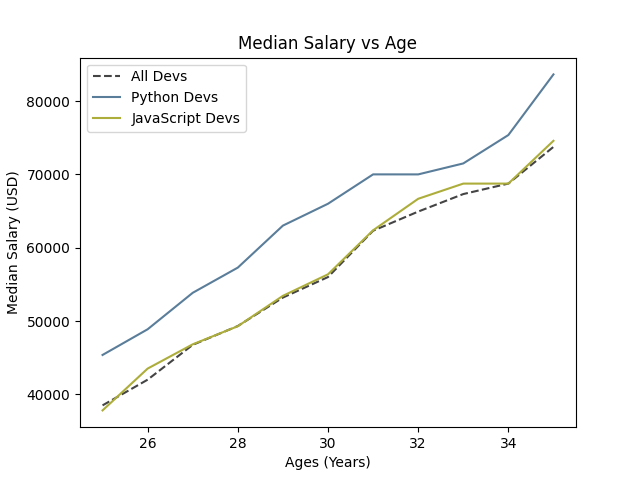

Write the Python code that produced this figure.
from matplotlib import pyplot as plt

ages_x = [25, 26, 27, 28, 29, 30, 31, 32, 33, 34, 35]
dev_y = [38496, 42000, 46752, 49320, 53200, 56000, 62316, 64928, 67317, 68748, 73752]

plt.plot(ages_x, dev_y, color='#444444', linestyle='--', label='All Devs')

py_dev_y = [45372, 48876, 53850, 57287, 63016, 65998, 70003, 70000, 71496, 75370, 83640]
plt.plot(ages_x, py_dev_y, color='#5a7d9a', label='Python Devs')

js_dev_y = [37810, 43515, 46823, 49293, 53437, 56373, 62375, 66674, 68745, 68746, 74583]
plt.plot(ages_x, js_dev_y, color='#adad3b', label='JavaScript Devs')


plt.xlabel('Ages (Years)')
plt.ylabel('Median Salary (USD)')
plt.title('Median Salary vs Age')
plt.legend()
plt.show()
